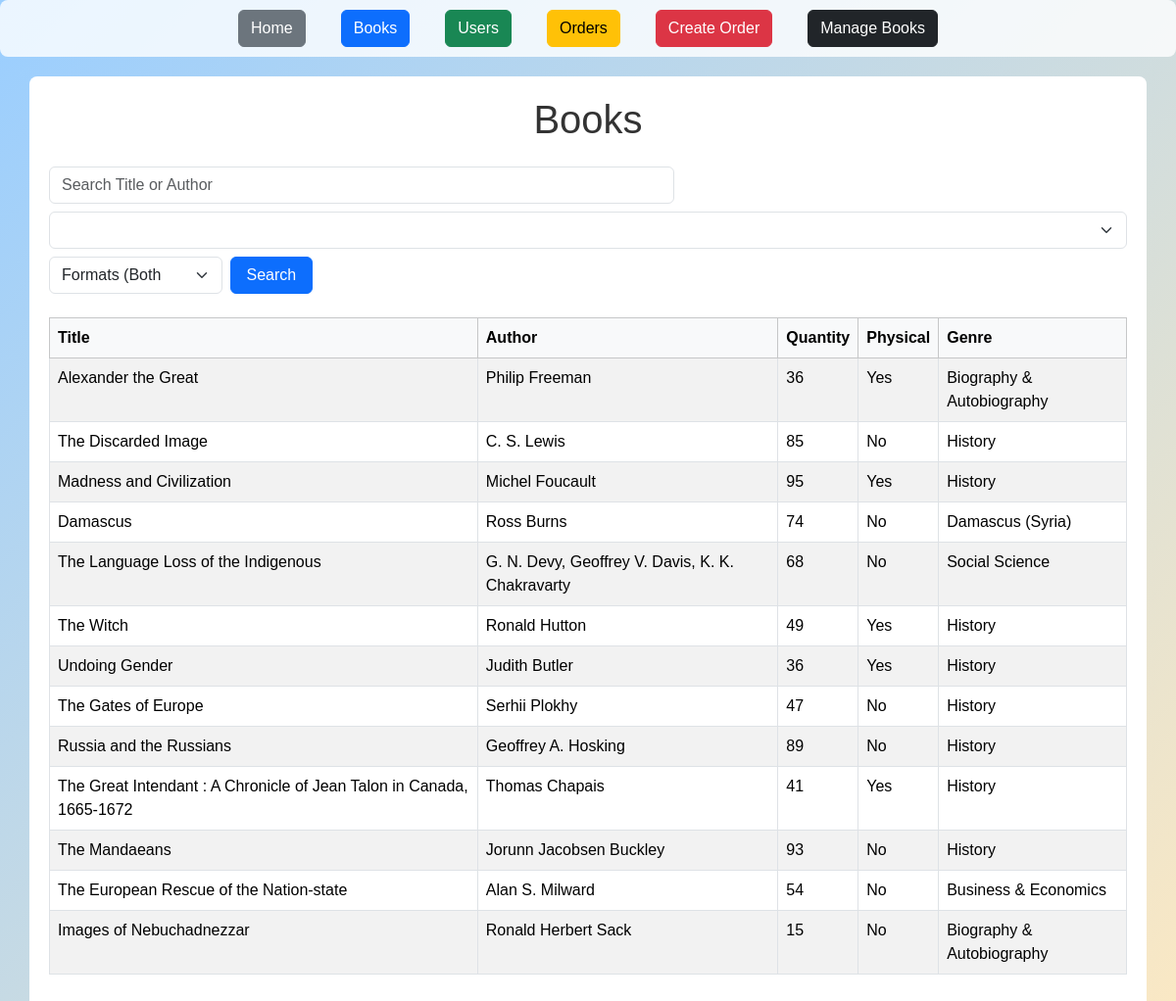
Before: /books with the older database file.
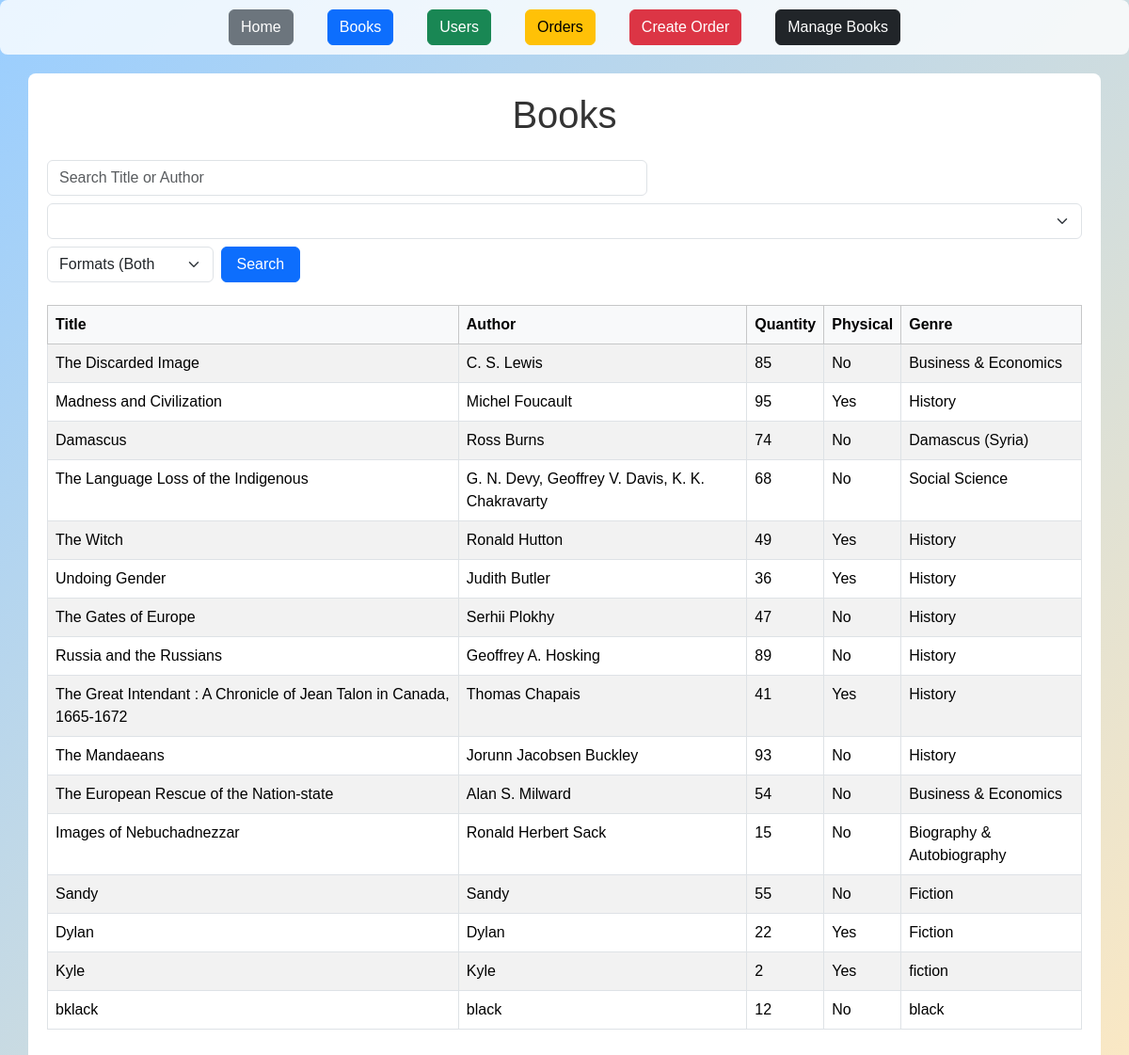
After: the same page with the newer database file.
### models/book.py (models this page shows)
class Book(db.Model):
    __tablename__ = 'book'
    id = db.mapped_column(Integer, primary_key=True)
    title = db.mapped_column(String)
    author = db.mapped_column(String)
    quantity = db.mapped_column(Integer, default=0)
    physical = db.mapped_column(Boolean, default=False)
    genre_id = db.mapped_column(Integer, ForeignKey('genre.id'))
    genre = relationship("Genre", back_populates="books")

### models/genre.py (models this page shows)
class Genre(db.Model):
    __tablename__ = 'genre'
    id = db.mapped_column(Integer, primary_key=True)
    name = db.mapped_column(String)
    books = relationship("Book", back_populates="genre")

### app.py (the view)
@app.route("/books")
def books():
    search_query = request.args.get("search_query", "").strip()
    genre_filter = request.args.get("genre_filter")
    format_style = request.args.get("format_style")
    stmt = db.select(Book)
    if search_query:
        stmt = stmt.where(Book.title.ilike(f"%{search_query}%"))
    if genre_filter:
        stmt = stmt.join(Book.genre).where(Genre.name == genre_filter)
    if format_style == 'physical':
        stmt = stmt.where(Book.physical == True)
    if format_style == 'digital':
        stmt = stmt.where(Book.physical == False)
    books = db.session.execute(stmt).scalars().all()
    return render_template("books.html", books=books,search_query=search_query)

### templates/books.html (shortened to what this page needs)
{% extends "base.html" %}
{% block content %}
<h1 class="text-center mb-4">Books</h1>
<form method="get" class="row g-2 mb-4 align-items-center">
    <div class="col-md-7">
        <input type="text" name="search_query" class="form-control" placeholder="Search Title or Author" value="{{ search_query }}">
    </div>
    <div>
        <select name="genre_filter" class="form-select">
            <option value="All Genres"></option>
        </select>
    </div>
    <div class="col-md-2">
        <select name="format_style" class="form-select">
            <option value="">Formats (Both</option>
        </select>
    </div>
    <div class="col-md-1">
        <button class="btn btn-primary w-100" type="submit">Search</button>
    </div>
</form>
<table class="table table-striped table-bordered">
    <thead class="table-light">
        <tr>
            <th>Title</th>
            <th>Author</th>
            <th>Quantity</th>
            <th>Physical</th>
            <th>Genre</th>
        </tr>
    </thead>
    <tbody>
        {% for book in books %}
        <tr>
            <td>{{ book.title }}</td>
            <td>{{ book.author }}</td>
            <td>{{ book.quantity }}</td>
            <td>{{ 'Yes' if book.physical else 'No' }}</td>
            <td>{{ book.genre.name if book.genre else 'N/A' }}</td>
        </tr>
        {% endfor %}
    </tbody>
</table>
{% endblock %}

### templates/base.html (shortened to what this page needs)
<!DOCTYPE html>
<html>
<head>
    <link href="https://cdn.jsdelivr.net/npm/bootstrap@5.3.3/dist/css/bootstrap.min.css" rel="stylesheet">
</head>
<body>
    <main>
        <div class="d-flex flex-wrap justify-content-center gap-3">
            <a href="{{ url_for('home') }}" class="btn btn-secondary">Home</a>
            <a href="{{ url_for('books') }}" class="btn btn-primary">Books</a>
            <a href="{{ url_for('users') }}" class="btn btn-success">Users</a>
            <a href="{{ url_for('orders') }}" class="btn btn-warning">Orders</a>
            <a href="{{ url_for('admin_create_order') }}" class="btn btn-danger">Create Order</a>
            <a href="{{ url_for('manage_books') }}" class="btn btn-dark">Manage Books</a>
        </div>
    </main>
    <div class="container">
        {% block content %}{% endblock %}
    </div>
</body>
</html>

### templates/base.html (style rules this page uses)
body { font-family: "Arial", sans-serif; background: linear-gradient(135deg, #9aceff 0%, #fae8c4 100%); background-repeat: no-repeat; background-size: cover; background-attachment: fixed; color: #333; }
main { background-color: rgba(255, 255, 255, 0.8); padding: 10px; margin-bottom: 20px; text-align: center; border-radius: 8px; }
main a { text-decoration: none; margin: 0 10px; color: #007bff; font-weight: bold; }
.container { background-color: white; padding: 20px; border-radius: 8px; }

Changed rows visible on the page:
removed Book: title "Alexander the Great", author "Philip Freeman", quantity "36", physical "Yes", genre "Biography & Autobiography"
changed Book "The Discarded Image": genre "History" → "Business & Economics"
added Book: title "Sandy", author "Sandy", quantity "55", physical "No", genre "Fiction"
added Book: title "Dylan", author "Dylan", quantity "22", physical "Yes", genre "Fiction"
added Book: title "Kyle", author "Kyle", quantity "2", physical "Yes", genre "fiction"
added Book: title "bklack", author "black", quantity "12", physical "No", genre "black"
